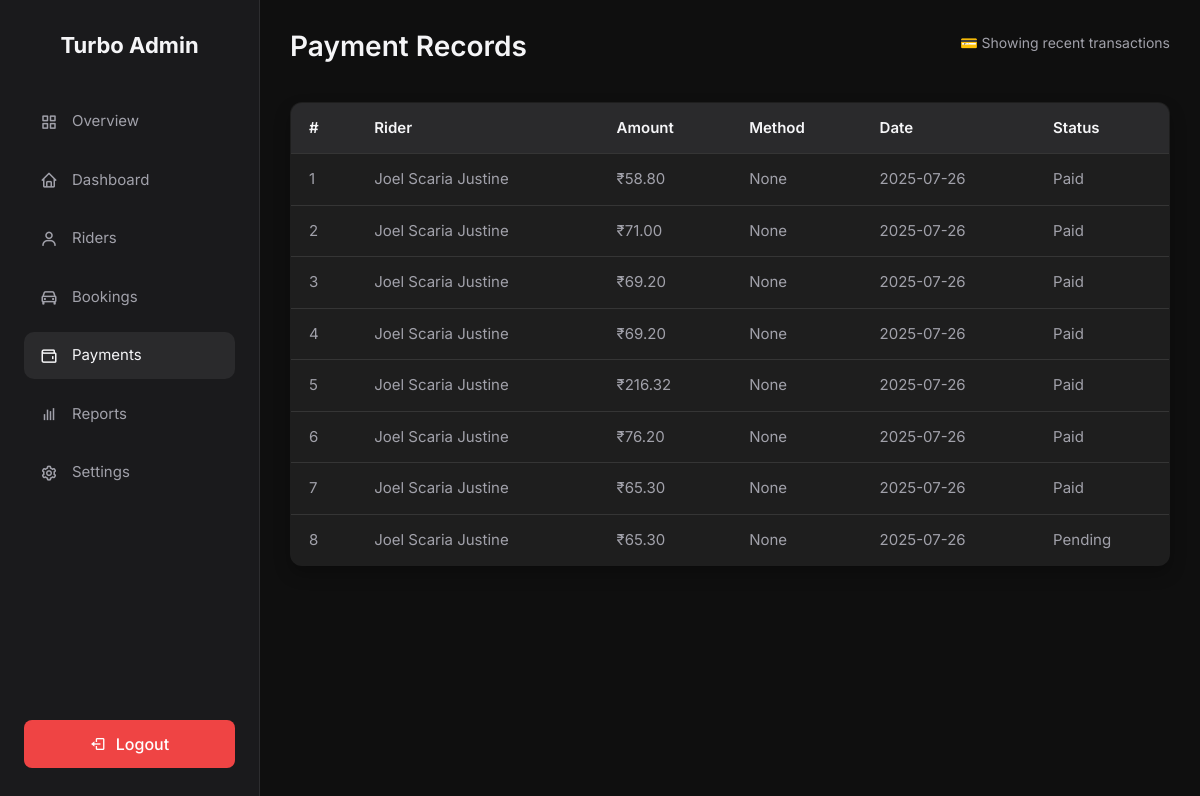
The app's page /adminpages/payment/ (signed in), older data.
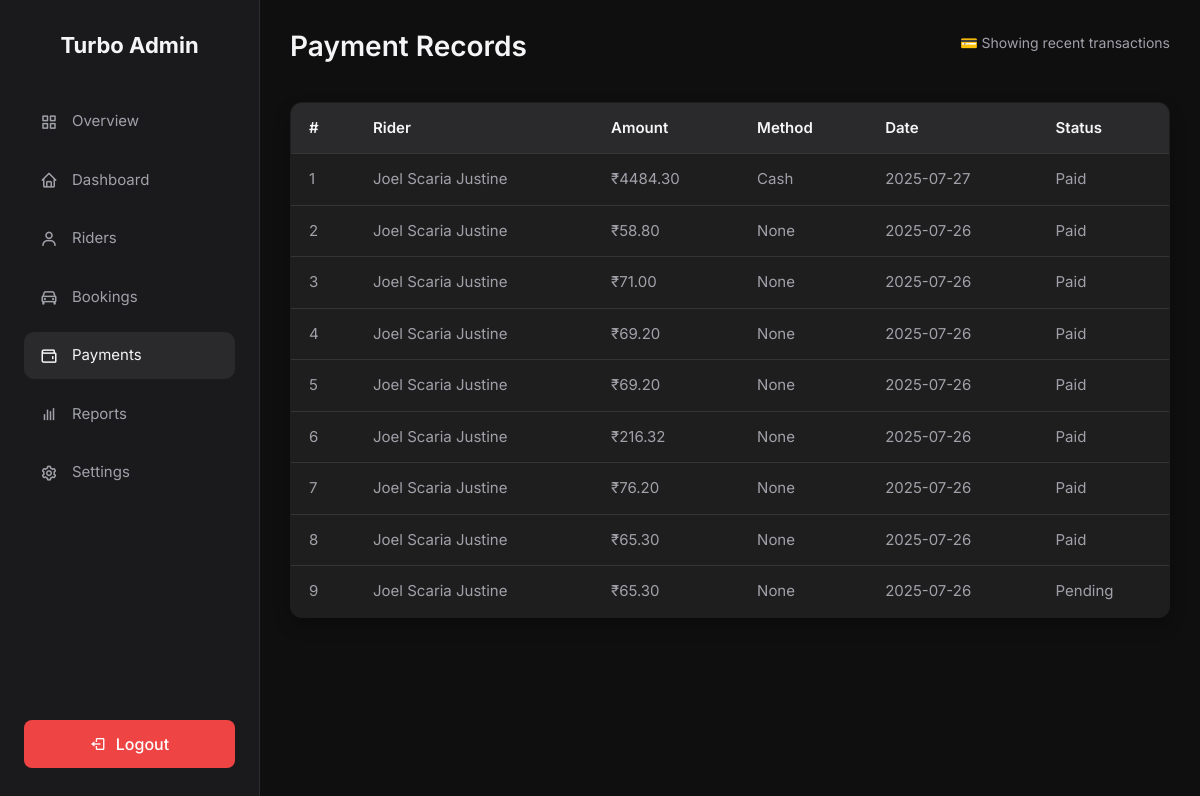
The same page, newer data.
### riderpages/models.py (models this page shows, shortened)
class Ride(models.Model):
    user = models.ForeignKey(
        settings.AUTH_USER_MODEL,
        on_delete=models.CASCADE,
        related_name='rides_as_rider'
    )
    pickup_location = models.CharField(max_length=255)
    drop_location = models.CharField(max_length=255)
    pickup_lat = models.DecimalField(max_digits=9, decimal_places=6, null=True, blank=True)
    pickup_lng = models.DecimalField(max_digits=9, decimal_places=6, null=True, blank=True)
    drop_lat = models.DecimalField(max_digits=9, decimal_places=6, null=True, blank=True)
    drop_lng = models.DecimalField(max_digits=9, decimal_places=6, null=True, blank=True)
    car_type = models.CharField(max_length=10, choices=CAR_CHOICES)
    distance = models.DecimalField(max_digits=10, decimal_places=2, null=True, blank=True)
    fare = models.DecimalField(max_digits=10, decimal_places=2, null=True, blank=True)
    transaction_id = models.CharField(max_length=100, null=True, blank=True)
    driver = models.ForeignKey(
        'driverpages.DriverProfile',
        on_delete=models.SET_NULL,
        related_name='rides_as_driver',
        null=True,
        blank=True
    )
    payment_method = models.CharField(
        max_length=20,
        choices=PAYMENT_METHOD_CHOICES,
        null=True,
        blank=True
    )
    payment_status = models.CharField(max_length=10, choices=PAYMENT_STATUS_CHOICES, default='UNPAID', db_index=True)
    paid_at = models.DateTimeField(null=True, blank=True)
    status = models.CharField(max_length=20, choices=STATUS_CHOICES, default='PENDING', db_index=True)
    otp_verified = models.BooleanField(default=False)
    accepted_at = models.DateTimeField(null=True, blank=True)
    arrived_at = models.DateTimeField(null=True, blank=True)
    started_at = models.DateTimeField(null=True, blank=True)
    completed_at = models.DateTimeField(null=True, blank=True)
    created_at = models.DateTimeField(auto_now_add=True, db_index=True)
    updated_at = models.DateTimeField(auto_now=True)
    class Meta:
        ordering = ['-created_at']
        indexes = [models.Index(fields=['driver', 'status']), models.Index(fields=['user', 'status'])]

### account/models.py (models this page shows, shortened)
class CustomUser(AbstractUser):
    ROLE_CHOICES = [
        ('driver', 'Driver'),
        ('rider', 'Rider'),
        ('admin', 'Admin'),
    ]
    full_name = models.CharField(max_length=100)
    email = models.EmailField(unique=True)
    role = models.CharField(max_length=10, choices=ROLE_CHOICES)
    phone = models.CharField(max_length=10, default="9999999999")
    email_verified = models.BooleanField(default=False)
    google_sub = models.CharField(max_length=255, unique=True, null=True, blank=True)
    USERNAME_FIELD = 'email'
    REQUIRED_FIELDS = ['username', 'full_name', 'role']

### adminpages/views.py (the view)
# urls.py: path('payment/', views.payment, name='payment'),
@admin_required
def payment(request):
    payments = (
        Ride.objects.select_related('user')
        .filter(fare__isnull=False)
        .order_by('-created_at')
    )
    return render(request, 'adminpages/payment.html', {'payments': payments})

### turbo/context_processors.py (called while the page is built)
def google_signin(request):
    return {
        'GOOGLE_CLIENT_ID': getattr(settings, 'GOOGLE_OAUTH_CLIENT_ID', ''),
        'GOOGLE_SITE_VERIFICATION': getattr(settings, 'GOOGLE_SITE_VERIFICATION', ''),
    }

### templates/adminpages/payment.html
{% extends 'adminpages/base.html' %}
{% block content %}
<div class="main">
  <div class="header">
    <h1>Payment Records</h1>
    <p>💳 Showing recent transactions</p>
  </div>
  <table>
    <thead>
      <tr>
        <th>#</th>
        <th>Rider</th>
        <th>Amount</th>
        <th>Method</th>
        <th>Date</th>
        <th>Status</th>
      </tr>
    </thead>
    <tbody>
      {% for payment in payments %}
      <tr>
        <td>{{ forloop.counter }}</td>
        <td>{{ payment.user.full_name }}</td>
        <td>₹{{ payment.fare|floatformat:2 }}</td>
        <td>{{ payment.get_payment_method_display }}</td>
        <td>{{ payment.created_at|date:"Y-m-d" }}</td>
        {% if payment.status == "PENDING" %}
          <td class="pending">Pending</td>
        {% else %}
          <td class="paid">Paid</td>
        {% endif %}
      </tr>
      {% empty %}
      <tr>
        <td colspan="6" style="text-align: center;">No payment records found.</td>
      </tr>
      {% endfor %}
    </tbody>
  </table>
</div>
{% endblock %}

Row changes from the older to the newer data that the page shows:
added Ride: user.full_name "Joel Scaria Justine", fare "4484.30", payment_method "Cash", created_at "2025-07-27", status "Paid"
